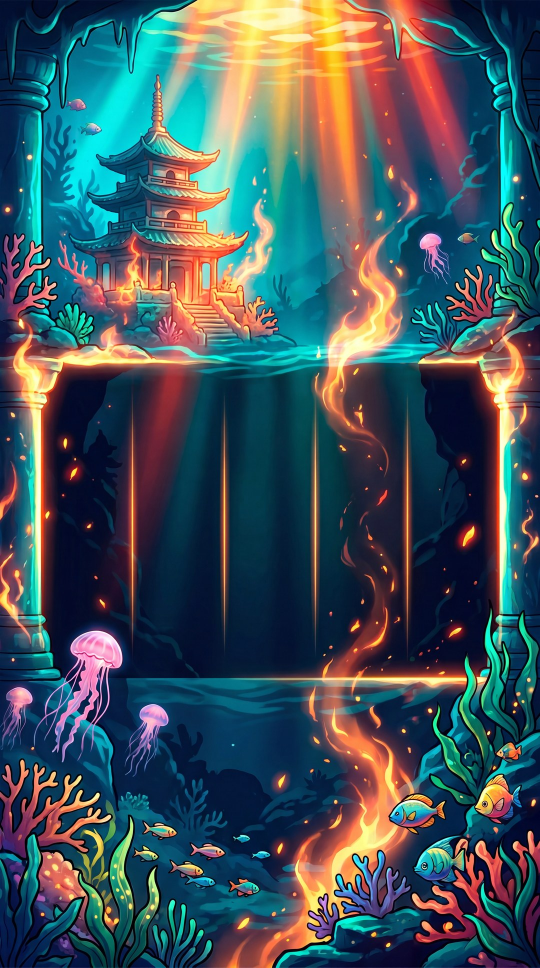
#> input picture games/flaming-kirin/art/bg/bg_main.jpg, 1080 x 1935 px, given in place of bg_main.png, which was not available (shown at 1/2 size)
$ python prep-assets.py
#> lines starting #> are read from the running program, lines starting #| are printed output that depends on the picture; after the words box and inside, x2 and y2 are one past the last pixel; in counts of white or black regions, pixels touching at a corner belong together; pictures that were not available may be replaced by others from this repository, and a replacement may not be noted
#!/usr/bin/env python3
"""
Legend of the Flaming Kirin — asset prep / background removal / control-button compile.

Turns the raw 4K Nano Banana art in assets/flaming-kirin-assets/raw/ into game-ready textures
under games/flaming-kirin/art/. Background removal is EDGE FLOOD-FILL (only white pixels
connected to the border are keyed) so interior highlights and glow survive; fire/glow subjects
get a softer key (higher threshold, no erode) so the colored flame is kept. The full-scene
background is just down-scaled to JPG; the reel frame has BOTH its white surround and its dark
inner window cut so a reel layer shows through behind the gold border.

The CONTROL BUTTONS are keyed, boxed to uniform cells, written individually to art/ui/, and
also composited into a single labelled contact sheet art/ui/controls_sheet.png so the whole
control set can be reviewed compiled together.

  python3 games/flaming-kirin/tools/prep-assets.py

Idempotent. Requires Pillow + numpy.
"""
import os

import numpy as np
from PIL import Image, ImageDraw, ImageFilter, ImageFont

HERE = os.path.dirname(os.path.abspath(__file__))
REPO = os.path.abspath(os.path.join(HERE, "..", "..", ".."))
RAW = os.path.join(REPO, "assets", "flaming-kirin-assets", "raw")
ART = os.path.join(REPO, "games", "flaming-kirin", "art")

SENTINEL = (255, 0, 255)
SENT_OUT = (255, 0, 255)   # outer (white bg) sentinel
SENT_IN = (0, 255, 255)    # inner (dark window) sentinel


# [60 lines left out: functions _key_white_edges, _trim, _box, not called in this run]


def _fit_w(img: Image.Image, w: int) -> Image.Image:
    return img.resize((w, round(img.height * w / img.width)), Image.LANCZOS)


def _save(img: Image.Image, rel: str, **kw) -> None:
    path = os.path.join(ART, rel)
    os.makedirs(os.path.dirname(path), exist_ok=True)
    img.save(path, **kw)
    print(f"  {rel:<28} {img.size}")


def _open(name: str) -> Image.Image:
    return Image.open(os.path.join(RAW, f"{name}.png"))


def _largest_inner_rect(mask: np.ndarray, margin_frac: float = 0.0):
    """Largest axis-aligned rectangle fully INSIDE the True region of `mask` (full-res coords).
    Used for the reel window: the transparent opening is irregular (gold filigree + inward dragon
    crests at the corners), so its bbox is too generous and symbols placed near it land under the
    gold. The maximal inscribed rectangle is guaranteed clear of every gold pixel. Computed on a
    downscaled mask (largest-rectangle-in-histogram), optionally eroded by margin_frac for a small
    breathing gap."""
    H, W = mask.shape
    scale = 360.0 / W if W > 360 else 1.0
    sw, sh = max(1, int(W * scale)), max(1, int(H * scale))
    m = np.asarray(
        Image.fromarray((mask * 255).astype(np.uint8)).resize((sw, sh), Image.NEAREST)
    ) > 127
    er = int(round(margin_frac * sw))
    if er > 0:
        m = np.asarray(
            Image.fromarray((m * 255).astype(np.uint8)).filter(ImageFilter.MinFilter(2 * er + 1))
        ) > 127
    height = [0] * sw
    best = (0, 0, 0, 0, 0)  # area, x0, y0, x1, y1
    for y in range(sh):
        row = m[y]
        for x in range(sw):
            height[x] = height[x] + 1 if row[x] else 0
        stack: list[int] = []
        x = 0
        while x <= sw:
            cur = height[x] if x < sw else 0
            if not stack or cur >= height[stack[-1]]:
                stack.append(x)
                x += 1
            else:
                top = stack.pop()
                hgt = height[top]
                left = stack[-1] + 1 if stack else 0
                right = x - 1
                area = hgt * (right - left + 1)
                if area > best[0]:
                    best = (area, left, y - hgt + 1, right, y)
    _, lx0, ly0, lx1, ly1 = best
    inv = 1.0 / scale
    return int(lx0 * inv), int(ly0 * inv), int((lx1 + 1) * inv), int((ly1 + 1) * inv)


def _cut_frame(rgb: Image.Image):
    """Keep ONLY the ornate gold/flame border and cut everything else — the white surround, the
    dark glossy window AND every grey reflection patch inside it — to transparency. The previous
    flood-fill cut only reached DARK window pixels and left lighter reflections opaque (grey
    clutter on the dark game background); this keeps a saturation+brightness mask of the actual
    border art instead, which is robust to reflections. Returns (frame_rgba, window_fractions
    (l,t,r,b) of the trimmed frame) for pixel-accurate grid alignment in the client."""
    arr = np.asarray(rgb.convert("RGB")).astype(np.int16)
    r, g, b = arr[..., 0], arr[..., 1], arr[..., 2]
    mx = arr.max(-1)
    sat = mx - arr.min(-1)
    w, h = rgb.size
    # GOLD/flame border colour = WARM (r >= b), saturated, not too dark — plus warm near-white
    # gold highlights. The dark glossy WINDOW also reflects warm sheen, which is colour-identical
    # to the border, so colour alone can't separate them. Connectivity does: the real border is
    # the gold connected to the frame's OUTER edge band; reflection sheen inside the window forms
    # isolated islands. Keep only the edge-connected gold; cut window + islands + outer surround.
    gold = (sat >= 40) & (mx >= 70) & (r >= b - 4)
    gold |= (mx >= 220) & (r >= b + 4)
    gold_img = Image.fromarray(np.where(gold, 255, 0).astype(np.uint8), "L")
    gold_img = gold_img.filter(ImageFilter.MaxFilter(5)).filter(ImageFilter.MinFilter(5))

    keep_img = gold_img.convert("RGB")  # gold = white(255,255,255), else black
    KEEP = (0, 255, 0)

    def flood_if_gold(p):
        if 0 <= p[0] < w and 0 <= p[1] < h and keep_img.getpixel(p) == (255, 255, 255):
            ImageDraw.floodfill(keep_img, p, KEEP, thresh=10)

    bx = max(6, w // 90)
    by = max(6, h // 90)
    for frac in (0.03, 0.05, 0.08, 0.12, 0.88, 0.92, 0.95, 0.97):
        yy = min(max(int(h * frac), 1), h - 2)
        for x in range(1, w - 1, bx):
            flood_if_gold((x, yy))
        xx = min(max(int(w * frac), 1), w - 2)
        for y in range(1, h - 1, by):
            flood_if_gold((xx, y))
    keep = np.all(np.asarray(keep_img) == np.array(KEEP), axis=-1)
    alpha = np.where(keep, 255, 0).astype(np.uint8)

    rgba = rgb.convert("RGBA")
    # feather lightly; edge pixels are GOLD (kept side), so the soft edge is gold, not a white halo.
    rgba.putalpha(Image.fromarray(alpha, "L").filter(ImageFilter.GaussianBlur(0.5)))

    # window hole = the central cut region (flood from centre over the non-keep area; the warm
    # reflection islands are non-keep too, so the measured opening spans the whole window).
    hole_img = Image.fromarray(np.where(keep, 255, 0).astype(np.uint8)).convert("RGB")
    ImageDraw.floodfill(hole_img, (w // 2, h // 2), SENT_IN, thresh=10)
    hole_mask = np.all(np.asarray(hole_img) == np.array(SENT_IN), axis=-1)
    bbox = rgba.split()[-1].getbbox()
    # window = the largest rectangle INSCRIBED in the opening (clear of the gold filigree + the
    # inward-protruding dragon crests), NOT the hole's bbox — so the reel grid fits cleanly. The
    # strict inscribed rect avoids every thin gold wisp and ends up small; expand it part-way back
    # toward the opening bbox (EXPAND) so symbols are a comfortable size while the corner crests
    # only gently overlap the outer symbols (reads as "emerging from behind the ornate gold").
    rx0, ry0, rx1, ry1 = _largest_inner_rect(hole_mask, margin_frac=0.010)
    ys, xs = np.where(hole_mask)
    bx0, by0, bx1, by1 = int(xs.min()), int(ys.min()), int(xs.max()), int(ys.max())
    EXPAND = 0.42
    wx0 = rx0 + (bx0 - rx0) * EXPAND
    wy0 = ry0 + (by0 - ry0) * EXPAND
    wx1 = rx1 + (bx1 - rx1) * EXPAND
    wy1 = ry1 + (by1 - ry1) * EXPAND
    rgba = rgba.crop(bbox)
    fw, fh = rgba.size
    fracs = (
        (wx0 - bbox[0]) / fw, (wy0 - bbox[1]) / fh,
        (wx1 - bbox[0]) / fw, (wy1 - bbox[1]) / fh,
    )
    return rgba, fracs


def _clean_backplate(w: int, h: int) -> Image.Image:
    """A clean dark reel-window panel (navy vertical gradient + soft top sheen + edge vignette),
    drawn procedurally so it never carries the raw frame's glossy reflection clutter."""
    arr = np.zeros((h, w, 3), np.float32)
    for y in range(h):
        f = y / max(1, h - 1)
        top = np.array([20, 30, 52], np.float32)
        bot = np.array([6, 9, 18], np.float32)
        arr[y, :, :] = top * (1.0 - f) + bot * f
    img = Image.fromarray(np.clip(arr, 0, 255).astype(np.uint8), "RGB")
    # subtle radial edge vignette
    vig = Image.new("L", (w, h), 0)
    vd = ImageDraw.Draw(vig)
    vd.ellipse([-int(w * 0.12), -int(h * 0.12), int(w * 1.12), int(h * 1.12)], fill=255)
    vig = vig.filter(ImageFilter.GaussianBlur(min(w, h) * 0.12))
    dark = Image.new("RGB", (w, h), (3, 5, 11))
    return Image.composite(img, dark, vig)


# [54 lines left out: function _derive_minus_rgb, not called in this run]


# fire/glow subjects: flame wisps fade to white, so key softer and don't erode.
SOFT = {
    "sym_kirin", "sym_phoenix_king", "sym_wild", "mascot_kirin", "dragon_eye", "btn_spin",
    "badge_multiplier", "title_logo", "jackpot_grand", "jackpot_major", "jackpot_minor",
    "jackpot_mini", "totalwin_bar", "banner_palace",
}

# reel symbols boxed to one 512 cell (4K source → keep crisp)
SYMBOLS = [
    "sym_kirin", "sym_sea_dragon_queen", "sym_phoenix_king", "sym_golden_shark",
    "sym_treasure_chest", "sym_bell", "sym_wild", "sym_ruby", "sym_lotus",
    "sym_scatter", "sym_bonus", "card_a", "card_k", "card_q", "card_j",
]

# circular icon buttons boxed to one 320 cell; the action button slightly larger
BUTTONS = [
    "btn_spin", "btn_autoplay", "btn_autobet", "btn_minus", "btn_plus",
    "btn_maxbet", "btn_info", "btn_settings", "btn_sound", "btn_chat",
]

# wide UI plates: width to fit at, keyed
PLATES = {
    "banner_palace": 1100,
    "jackpot_grand": 1200, "jackpot_major": 1200, "jackpot_minor": 1200, "jackpot_mini": 1200,
    "readout_pill": 900, "panel_balance": 760, "totalwin_bar": 1000, "win_plate": 820,
}


def _key(name: str) -> Image.Image:
    soft = name in SOFT
    return _key_white_edges(_open(name), thresh=72 if soft else 52, erode=not soft)


# [35 lines left out: functions _font, _contact_sheet, not called in this run]


def main() -> None:
    for sub in ("bg", "ui", "symbols"):
        os.makedirs(os.path.join(ART, sub), exist_ok=True)

    # full-scene background → 1080-wide JPG
    bg = _open("bg_main").convert("RGB")
#> in _open, returned value is the input picture: PIL image 1080x1935 RGB; mean R, G, B 66.7, 85.1, 92.3
    _save(_fit_w(bg, 1080), "bg/bg_main.jpg", quality=88)
#|   bg/bg_main.jpg               (1080, 1935)

    # reel frame: cut center to transparency (gold border only) so symbols read as emerging from
    # behind the frame top, plus a CLEAN procedural backplate beneath (never the raw window crop).
    frame, fracs = _cut_frame(_open("reel_frame"))
#> call 2 of _open, with name = 'reel_frame'
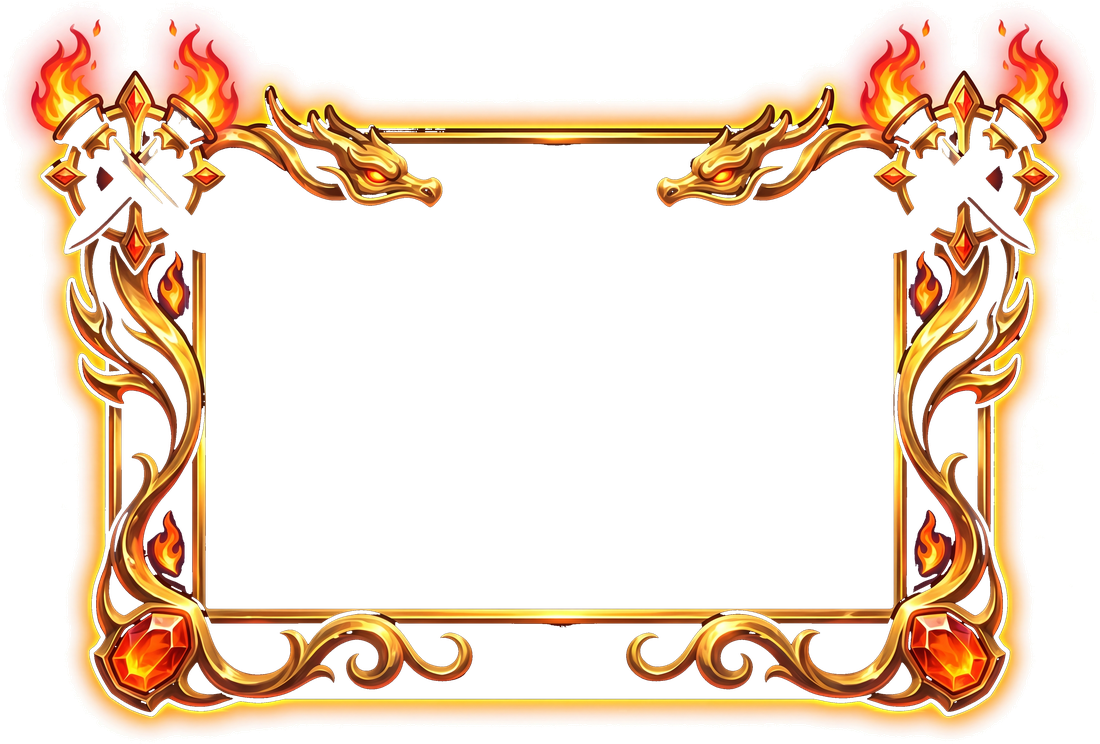
#> input picture games/flaming-kirin/art/ui/reel_frame.png, 1100 x 744 px, found by its file name
#> in _open, returned value is the input picture: PIL image 1100x744 RGBA; mean R, G, B, A 77.1, 56.1, 37.6, 83.5
#> in _cut_frame, `gold |= (mx >= 220) & (r >= b + 4)`:
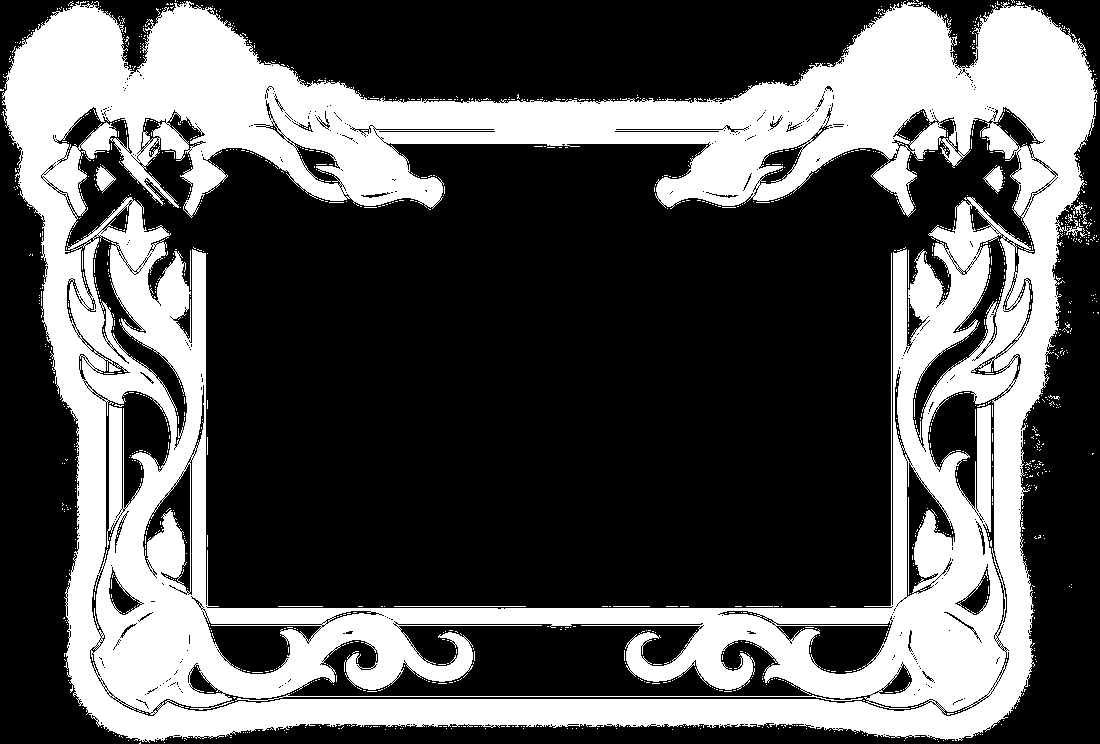
#> gold: shape (744, 1100) bool; 34.2% white; 1428 white regions (1410 under 20 px), largest, box (x1, y1, x2, y2) and area: (2, 0, 1098, 743) 274521, (235, 694, 863, 701) 650, (983, 166, 1003, 194) 295
#> in _cut_frame, `bbox = rgba.split()[-1].getbbox()`: bbox = (0, 0, 1100, 744)
#> in _largest_inner_rect, `m = np.asarray( Image.fromarray((m * 255).astype(np.uint8)).filter(Ima..`:
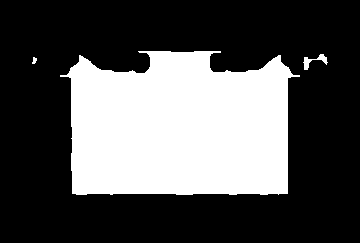
#> m: shape (243, 360) bool; 32.8% white; 3 white regions, box (x1, y1, x2, y2) and area: (60, 51, 300, 195) 28490, (303, 54, 328, 70) 136, (32, 57, 37, 64) 24
#> after the loop in _largest_inner_rect, `for y in range(sh):`: best = (26136, 72, 73, 287, 193)
#> in _largest_inner_rect, `_, lx0, ly0, lx1, ly1 = best`: lx0 = 72; ly0 = 73; lx1 = 287; ly1 = 193
#> in _cut_frame, `rx0, ry0, rx1, ry1 = _largest_inner_rect(hole_mask, margin_frac=0.010)`: rx0 = 220; ry0 = 223; rx1 = 880; ry1 = 592
#> in _cut_frame, `bx0, by0, bx1, by1 = int(xs.min()), int(ys.min()), int(xs.max()), int(..`: bx0 = 69; by0 = 121; bx1 = 1028; by1 = 607
#> in _cut_frame, `wx0 = rx0 + (bx0 - rx0) * EXPAND`: wx0 = 156.6
#> in _cut_frame, `wy0 = ry0 + (by0 - ry0) * EXPAND`: wy0 = 180.2
#> in _cut_frame, `wx1 = rx1 + (bx1 - rx1) * EXPAND`: wx1 = 942.2
#> in _cut_frame, `wy1 = ry1 + (by1 - ry1) * EXPAND`: wy1 = 598.3
#> in _cut_frame, `fracs = ( (wx0 - bbox[0]) / fw, (wy0 - bbox[1]) / fh, (wx1 - bbox[0]) ..`: fracs = (0.142, 0.242, 0.857, 0.804)
#> fracs = (0.142, 0.242, 0.857, 0.804)
    _save(_fit_w(frame, 1100), "ui/reel_frame.png")
#|   ui/reel_frame.png            (1100, 744)
    bw = 1000
    bh = int(round(bw * (fracs[3] - fracs[1]) / (fracs[2] - fracs[0]) * 735.0 / 1100.0))
#> bh = 526
    _save(_clean_backplate(bw, max(400, bh)), "ui/reel_backplate.jpg", quality=92)
#> the loop in _clean_backplate, `for y in range(h):` made 526 passes
#> f on passes 1 to 3: 0, 0.0019, 0.00381
#> after the loop in _clean_backplate, `for y in range(h):`:
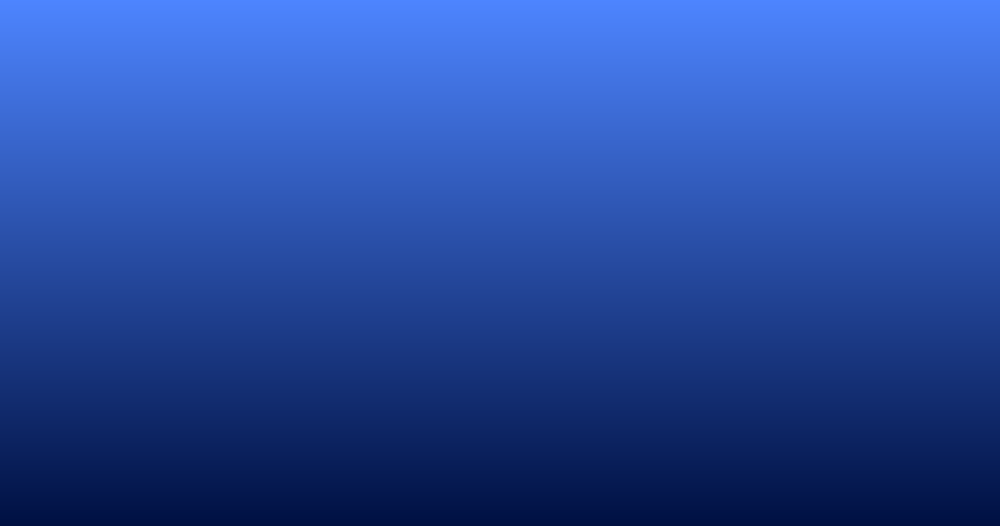
#> arr: shape (526, 1000, 3) float32; mean of channels 0, 1, 2 13, 19.5, 35; drawn with min black and max white
#> in _clean_backplate, `img = Image.fromarray(np.clip(arr, 0, 255).astype(np.uint8), "RGB")`:
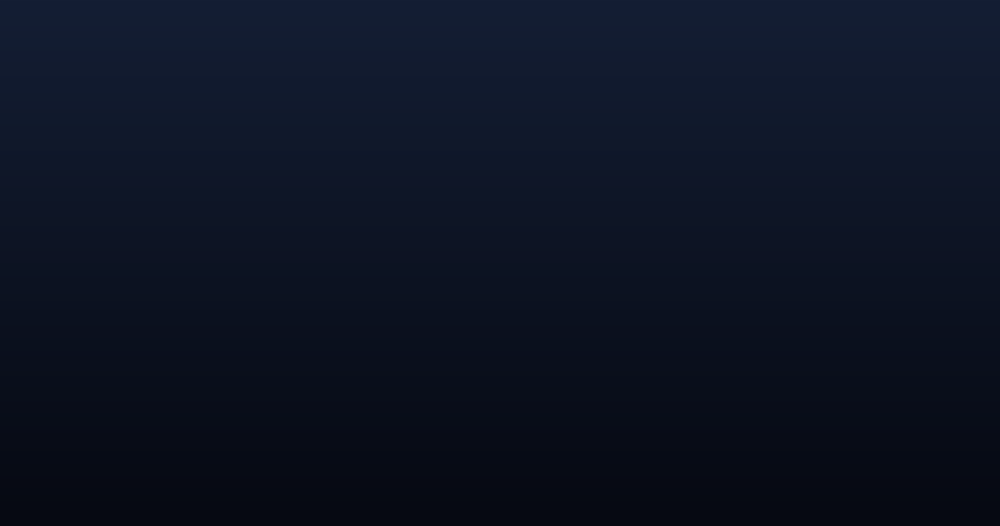
#> img: PIL image 1000x526 RGB; mean R, G, B 12.5, 19, 34.5
#> in _clean_backplate, `vig = vig.filter(ImageFilter.GaussianBlur(min(w, h) * 0.12))`:
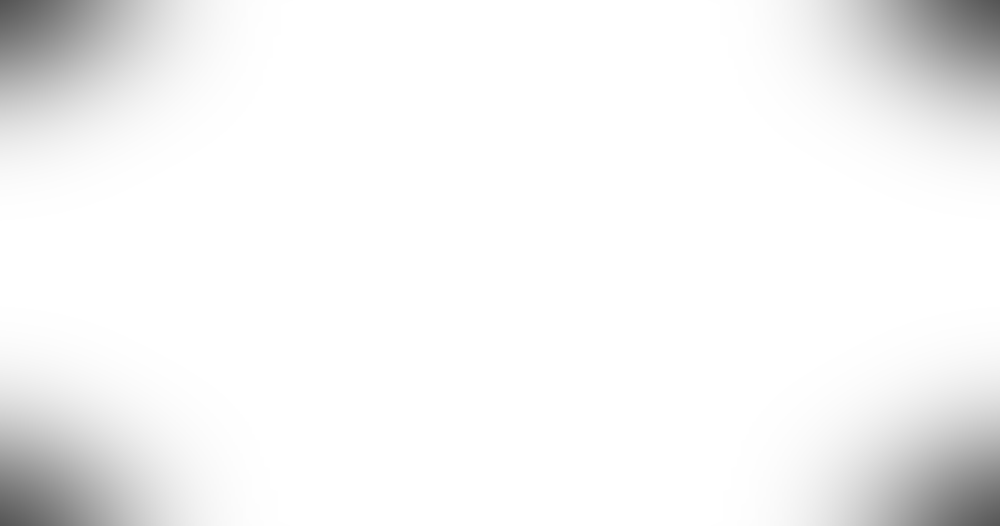
#> vig: PIL image 1000x526 L; min 84, max 255, mean 243.8
#> in _clean_backplate, `dark = Image.new("RGB", (w, h), (3, 5, 11))`:
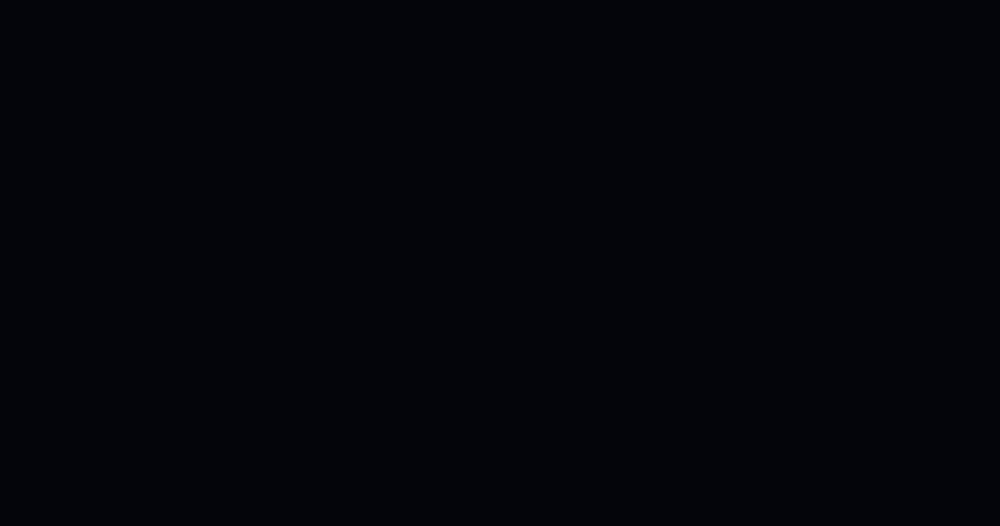
#> dark: PIL image 1000x526 RGB; mean R, G, B 3, 5, 11
#|   ui/reel_backplate.jpg        (1000, 526)
    print(f"  >>> reel_frame window fractions (l,t,r,b): "
          f"{fracs[0]:.4f}, {fracs[1]:.4f}, {fracs[2]:.4f}, {fracs[3]:.4f}")
#|   >>> reel_frame window fractions (l,t,r,b): 0.1423, 0.2422, 0.8565, 0.8042

    # reel symbols → common 512 cell
    for name in SYMBOLS:
        _save(_box(_key(name), 512), f"symbols/{name}.png")

    # control buttons → individual keyed cells + a compiled contact sheet. btn_minus is DERIVED
    # from btn_plus (the model draws a dragon in the glyph slot, not a "−").
    button_tiles = []
    for name in BUTTONS:
        if name == "btn_minus":
            keyed = _key_white_edges(_derive_minus_rgb(), thresh=52, erode=True)
        else:
            keyed = _key(name)
        # action button keeps more of the cell; round icons share a 320 box
        cell = 384 if name == "btn_spin" else 320
        fitted = _box(keyed, cell, fill_frac=0.96 if name == "btn_spin" else 0.9)
        _save(fitted, f"ui/{name}.png")
        button_tiles.append((name, keyed))
    sheet = _contact_sheet(button_tiles, cols=5, cell=240, pad=28,
                           title="Legend of the Flaming Kirin — control buttons")
    _save(sheet, "ui/controls_sheet.png")

    # avatar ring frame, multiplier badge → square cells
    _save(_box(_key("avatar_frame"), 384), "ui/avatar_frame.png")
    _save(_box(_key("badge_multiplier"), 256), "ui/badge_multiplier.png")

    # wide plates / pills / panels
    for name, width in PLATES.items():
        _save(_fit_w(_trim(_key(name)), width), f"ui/{name}.png")

    # title logo
    _save(_fit_w(_trim(_key("title_logo")), 1400), "ui/title_logo.png")

    print(f"Done. Output: {ART}")


if __name__ == "__main__":
#> (the run stopped early here; a loop or call above may not have finished)
